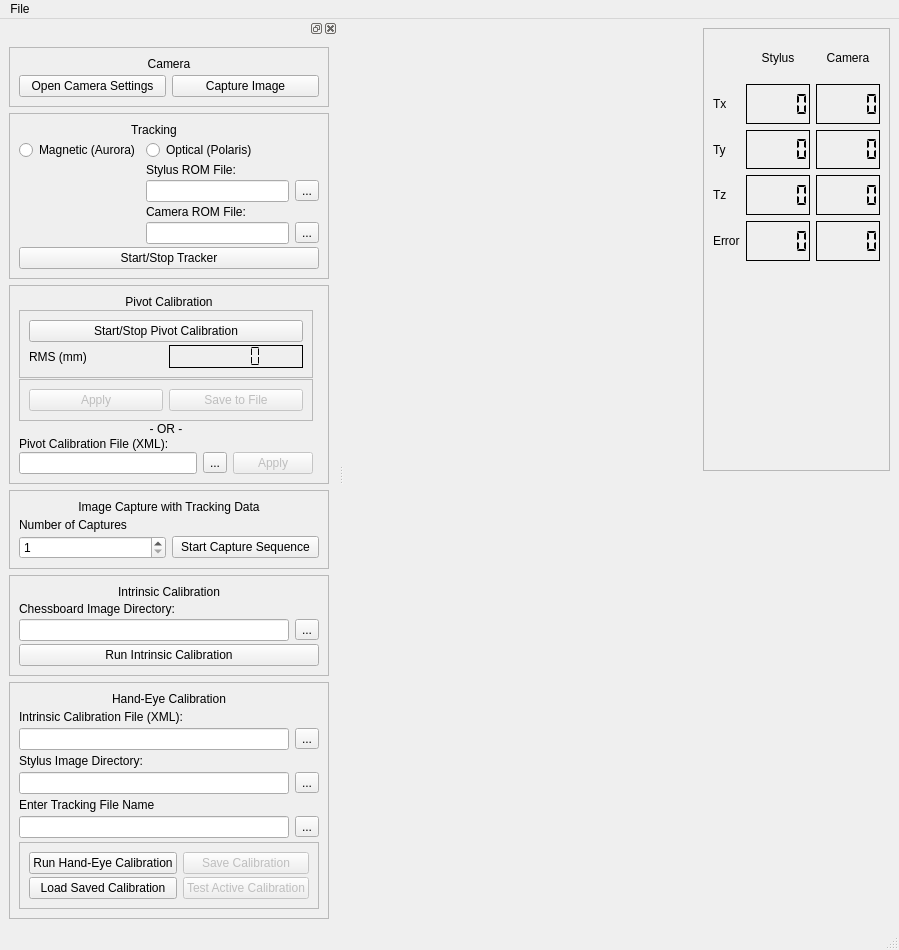
<?xml version="1.0" encoding="UTF-8"?>
<ui version="4.0">
 <class>MainWindow</class>
 <widget class="QMainWindow" name="MainWindow">
  <property name="geometry">
   <rect>
    <x>0</x>
    <y>0</y>
    <width>899</width>
    <height>931</height>
   </rect>
  </property>
  <property name="windowTitle">
   <string>MainWindow</string>
  </property>
  <widget class="QWidget" name="centralwidget">
   <property name="font">
    <font>
     <kerning>true</kerning>
    </font>
   </property>
   <property name="autoFillBackground">
    <bool>false</bool>
   </property>
   <layout class="QGridLayout" name="gridLayout_5">
    <item row="0" column="1">
     <widget class="QFrame" name="frame">
      <property name="sizePolicy">
       <sizepolicy hsizetype="Fixed" vsizetype="Preferred">
        <horstretch>0</horstretch>
        <verstretch>0</verstretch>
       </sizepolicy>
      </property>
      <property name="frameShape">
       <enum>QFrame::StyledPanel</enum>
      </property>
      <property name="frameShadow">
       <enum>QFrame::Raised</enum>
      </property>
      <layout class="QGridLayout" name="gridLayout_6">
       <item row="4" column="1">
        <widget class="QLCDNumber" name="styTy">
         <property name="autoFillBackground">
          <bool>true</bool>
         </property>
         <property name="frameShadow">
          <enum>QFrame::Plain</enum>
         </property>
         <property name="segmentStyle">
          <enum>QLCDNumber::Flat</enum>
         </property>
        </widget>
       </item>
       <item row="0" column="2">
        <widget class="QLabel" name="label_12">
         <property name="text">
          <string>Camera</string>
         </property>
         <property name="alignment">
          <set>Qt::AlignCenter</set>
         </property>
        </widget>
       </item>
       <item row="2" column="2">
        <widget class="QLCDNumber" name="camTx">
         <property name="autoFillBackground">
          <bool>true</bool>
         </property>
         <property name="frameShadow">
          <enum>QFrame::Plain</enum>
         </property>
         <property name="segmentStyle">
          <enum>QLCDNumber::Flat</enum>
         </property>
        </widget>
       </item>
       <item row="5" column="2">
        <widget class="QLCDNumber" name="camTz">
         <property name="autoFillBackground">
          <bool>true</bool>
         </property>
         <property name="frameShadow">
          <enum>QFrame::Plain</enum>
         </property>
         <property name="segmentStyle">
          <enum>QLCDNumber::Flat</enum>
         </property>
        </widget>
       </item>
       <item row="4" column="2">
        <widget class="QLCDNumber" name="camTy">
         <property name="autoFillBackground">
          <bool>true</bool>
         </property>
         <property name="frameShadow">
          <enum>QFrame::Plain</enum>
         </property>
         <property name="segmentStyle">
          <enum>QLCDNumber::Flat</enum>
         </property>
        </widget>
       </item>
       <item row="2" column="0">
        <widget class="QLabel" name="label_13">
         <property name="text">
          <string>Tx</string>
         </property>
        </widget>
       </item>
       <item row="5" column="0">
        <widget class="QLabel" name="label_15">
         <property name="text">
          <string>Tz</string>
         </property>
        </widget>
       </item>
       <item row="4" column="0">
        <widget class="QLabel" name="label_14">
         <property name="text">
          <string>Ty</string>
         </property>
        </widget>
       </item>
       <item row="2" column="1">
        <widget class="QLCDNumber" name="styTx">
         <property name="autoFillBackground">
          <bool>true</bool>
         </property>
         <property name="frameShadow">
          <enum>QFrame::Plain</enum>
         </property>
         <property name="segmentStyle">
          <enum>QLCDNumber::Flat</enum>
         </property>
        </widget>
       </item>
       <item row="5" column="1">
        <widget class="QLCDNumber" name="styTz">
         <property name="autoFillBackground">
          <bool>true</bool>
         </property>
         <property name="frameShadow">
          <enum>QFrame::Plain</enum>
         </property>
         <property name="segmentStyle">
          <enum>QLCDNumber::Flat</enum>
         </property>
        </widget>
       </item>
       <item row="0" column="1">
        <widget class="QLabel" name="label_11">
         <property name="text">
          <string>Stylus</string>
         </property>
         <property name="alignment">
          <set>Qt::AlignCenter</set>
         </property>
        </widget>
       </item>
       <item row="6" column="1">
        <widget class="QLCDNumber" name="styErr">
         <property name="autoFillBackground">
          <bool>true</bool>
         </property>
         <property name="frameShadow">
          <enum>QFrame::Plain</enum>
         </property>
         <property name="segmentStyle">
          <enum>QLCDNumber::Flat</enum>
         </property>
        </widget>
       </item>
       <item row="6" column="2">
        <widget class="QLCDNumber" name="camErr">
         <property name="autoFillBackground">
          <bool>true</bool>
         </property>
         <property name="frameShadow">
          <enum>QFrame::Plain</enum>
         </property>
         <property name="segmentStyle">
          <enum>QLCDNumber::Flat</enum>
         </property>
        </widget>
       </item>
       <item row="6" column="0">
        <widget class="QLabel" name="label_16">
         <property name="text">
          <string>Error</string>
         </property>
        </widget>
       </item>
       <item row="7" column="0" colspan="3">
        <spacer name="verticalSpacer_2">
         <property name="orientation">
          <enum>Qt::Vertical</enum>
         </property>
         <property name="sizeType">
          <enum>QSizePolicy::Minimum</enum>
         </property>
         <property name="sizeHint" stdset="0">
          <size>
           <width>20</width>
           <height>200</height>
          </size>
         </property>
        </spacer>
       </item>
      </layout>
     </widget>
    </item>
    <item row="0" column="0">
     <widget class="QWidget" name="trackerwidget" native="true">
      <layout class="QGridLayout" name="trackerGridLayout"/>
     </widget>
    </item>
    <item row="1" column="0" colspan="2">
     <widget class="QWidget" name="videowidget" native="true">
      <layout class="QGridLayout" name="videoGridLayout"/>
     </widget>
    </item>
   </layout>
  </widget>
  <widget class="QMenuBar" name="menubar">
   <property name="geometry">
    <rect>
     <x>0</x>
     <y>0</y>
     <width>899</width>
     <height>21</height>
    </rect>
   </property>
   <widget class="QMenu" name="menuFile">
    <property name="title">
     <string>File</string>
    </property>
    <addaction name="actionExit"/>
   </widget>
   <addaction name="menuFile"/>
  </widget>
  <widget class="QStatusBar" name="statusbar"/>
  <widget class="QDockWidget" name="dockWidget">
   <property name="focusPolicy">
    <enum>Qt::NoFocus</enum>
   </property>
   <attribute name="dockWidgetArea">
    <number>1</number>
   </attribute>
   <widget class="QWidget" name="dockWidgetContents">
    <layout class="QVBoxLayout" name="verticalLayout">
     <item>
      <widget class="QFrame" name="imgFrame">
       <property name="frameShape">
        <enum>QFrame::StyledPanel</enum>
       </property>
       <property name="frameShadow">
        <enum>QFrame::Plain</enum>
       </property>
       <layout class="QGridLayout" name="gridLayout_3">
        <property name="verticalSpacing">
         <number>4</number>
        </property>
        <item row="1" column="2">
         <widget class="QPushButton" name="imgCaptureButton">
          <property name="text">
           <string>Capture Image</string>
          </property>
         </widget>
        </item>
        <item row="1" column="1">
         <widget class="QPushButton" name="openCamSettingsButton">
          <property name="text">
           <string>Open Camera Settings</string>
          </property>
         </widget>
        </item>
        <item row="0" column="1" colspan="2">
         <widget class="QLabel" name="label_6">
          <property name="text">
           <string>Camera</string>
          </property>
          <property name="alignment">
           <set>Qt::AlignCenter</set>
          </property>
         </widget>
        </item>
       </layout>
      </widget>
     </item>
     <item>
      <widget class="QFrame" name="frame_2">
       <property name="frameShape">
        <enum>QFrame::StyledPanel</enum>
       </property>
       <property name="frameShadow">
        <enum>QFrame::Plain</enum>
       </property>
       <layout class="QGridLayout" name="gridLayout_7">
        <property name="verticalSpacing">
         <number>3</number>
        </property>
        <item row="6" column="0" colspan="3">
         <widget class="QPushButton" name="trackerToggle">
          <property name="text">
           <string>Start/Stop Tracker</string>
          </property>
          <property name="checkable">
           <bool>true</bool>
          </property>
         </widget>
        </item>
        <item row="1" column="1" colspan="2">
         <widget class="QRadioButton" name="optTrackerRadio">
          <property name="text">
           <string>Optical (Polaris)</string>
          </property>
         </widget>
        </item>
        <item row="3" column="1">
         <widget class="QLineEdit" name="styROMField"/>
        </item>
        <item row="0" column="0" colspan="2">
         <widget class="QLabel" name="label_8">
          <property name="text">
           <string>Tracking</string>
          </property>
          <property name="alignment">
           <set>Qt::AlignCenter</set>
          </property>
         </widget>
        </item>
        <item row="4" column="1">
         <widget class="QLabel" name="label_9">
          <property name="text">
           <string>Camera ROM File:</string>
          </property>
         </widget>
        </item>
        <item row="3" column="2">
         <widget class="QToolButton" name="browseStyROM">
          <property name="text">
           <string>...</string>
          </property>
         </widget>
        </item>
        <item row="2" column="1">
         <widget class="QLabel" name="label_4">
          <property name="text">
           <string>Stylus ROM File:</string>
          </property>
         </widget>
        </item>
        <item row="5" column="1">
         <widget class="QLineEdit" name="camROMField"/>
        </item>
        <item row="1" column="0">
         <widget class="QRadioButton" name="magTrackerRadio">
          <property name="text">
           <string>Magnetic (Aurora)</string>
          </property>
         </widget>
        </item>
        <item row="5" column="2">
         <widget class="QToolButton" name="browseCamROM">
          <property name="text">
           <string>...</string>
          </property>
         </widget>
        </item>
       </layout>
      </widget>
     </item>
     <item>
      <widget class="QFrame" name="pivotFrame">
       <property name="frameShape">
        <enum>QFrame::StyledPanel</enum>
       </property>
       <property name="frameShadow">
        <enum>QFrame::Plain</enum>
       </property>
       <layout class="QGridLayout" name="gridLayout">
        <property name="verticalSpacing">
         <number>1</number>
        </property>
        <item row="0" column="1" colspan="4">
         <widget class="QLabel" name="label_3">
          <property name="text">
           <string>Pivot Calibration</string>
          </property>
          <property name="alignment">
           <set>Qt::AlignCenter</set>
          </property>
         </widget>
        </item>
        <item row="15" column="2">
         <widget class="QToolButton" name="browsePivotCalButton">
          <property name="text">
           <string>...</string>
          </property>
         </widget>
        </item>
        <item row="13" column="1" colspan="4">
         <widget class="QLabel" name="label_20">
          <property name="text">
           <string>Pivot Calibration File (XML):</string>
          </property>
         </widget>
        </item>
        <item row="12" column="1" colspan="3">
         <widget class="QLabel" name="label_19">
          <property name="text">
           <string>- OR -</string>
          </property>
          <property name="alignment">
           <set>Qt::AlignCenter</set>
          </property>
         </widget>
        </item>
        <item row="15" column="1">
         <widget class="QLineEdit" name="findPivotCalField"/>
        </item>
        <item row="1" column="1" colspan="3">
         <widget class="QFrame" name="frame_6">
          <property name="frameShape">
           <enum>QFrame::StyledPanel</enum>
          </property>
          <property name="frameShadow">
           <enum>QFrame::Raised</enum>
          </property>
          <layout class="QGridLayout" name="gridLayout_10">
           <property name="verticalSpacing">
            <number>3</number>
           </property>
           <item row="1" column="0">
            <widget class="QLabel" name="label_5">
             <property name="text">
              <string>RMS (mm)</string>
             </property>
            </widget>
           </item>
           <item row="1" column="1">
            <widget class="QLCDNumber" name="pivotLcd">
             <property name="frameShadow">
              <enum>QFrame::Plain</enum>
             </property>
             <property name="segmentStyle">
              <enum>QLCDNumber::Flat</enum>
             </property>
            </widget>
           </item>
           <item row="0" column="0" colspan="2">
            <widget class="QPushButton" name="pivotToggle">
             <property name="enabled">
              <bool>true</bool>
             </property>
             <property name="text">
              <string>Start/Stop Pivot Calibration</string>
             </property>
             <property name="checkable">
              <bool>true</bool>
             </property>
            </widget>
           </item>
          </layout>
         </widget>
        </item>
        <item row="8" column="1" colspan="3">
         <widget class="QFrame" name="frame_5">
          <property name="frameShape">
           <enum>QFrame::StyledPanel</enum>
          </property>
          <property name="frameShadow">
           <enum>QFrame::Raised</enum>
          </property>
          <layout class="QGridLayout" name="gridLayout_9">
           <property name="verticalSpacing">
            <number>4</number>
           </property>
           <item row="0" column="1">
            <widget class="QPushButton" name="savePivotButton">
             <property name="enabled">
              <bool>false</bool>
             </property>
             <property name="text">
              <string>Save to File</string>
             </property>
            </widget>
           </item>
           <item row="0" column="0">
            <widget class="QPushButton" name="applyPivotButton">
             <property name="enabled">
              <bool>false</bool>
             </property>
             <property name="text">
              <string>Apply</string>
             </property>
            </widget>
           </item>
          </layout>
         </widget>
        </item>
        <item row="15" column="3">
         <widget class="QPushButton" name="applyPivotFileButton">
          <property name="enabled">
           <bool>false</bool>
          </property>
          <property name="text">
           <string>Apply</string>
          </property>
         </widget>
        </item>
       </layout>
      </widget>
     </item>
     <item>
      <widget class="QFrame" name="imgTrackingFrame">
       <property name="frameShape">
        <enum>QFrame::StyledPanel</enum>
       </property>
       <property name="frameShadow">
        <enum>QFrame::Plain</enum>
       </property>
       <layout class="QGridLayout" name="gridLayout_4">
        <property name="verticalSpacing">
         <number>4</number>
        </property>
        <item row="4" column="0">
         <widget class="QSpinBox" name="numCapturesBox">
          <property name="inputMethodHints">
           <set>Qt::ImhDigitsOnly</set>
          </property>
          <property name="minimum">
           <number>1</number>
          </property>
         </widget>
        </item>
        <item row="4" column="1">
         <widget class="QPushButton" name="startImgTrackerButton">
          <property name="inputMethodHints">
           <set>Qt::ImhMultiLine</set>
          </property>
          <property name="text">
           <string>Start Capture Sequence</string>
          </property>
         </widget>
        </item>
        <item row="0" column="0" colspan="2">
         <widget class="QLabel" name="label_7">
          <property name="text">
           <string>Image Capture with Tracking Data</string>
          </property>
          <property name="alignment">
           <set>Qt::AlignCenter</set>
          </property>
         </widget>
        </item>
        <item row="3" column="0">
         <widget class="QLabel" name="label_10">
          <property name="text">
           <string>Number of Captures</string>
          </property>
         </widget>
        </item>
       </layout>
      </widget>
     </item>
     <item>
      <widget class="QFrame" name="intFrame">
       <property name="frameShape">
        <enum>QFrame::StyledPanel</enum>
       </property>
       <property name="frameShadow">
        <enum>QFrame::Plain</enum>
       </property>
       <layout class="QGridLayout" name="gridLayout_2">
        <property name="verticalSpacing">
         <number>3</number>
        </property>
        <item row="2" column="0">
         <widget class="QLineEdit" name="findChessField"/>
        </item>
        <item row="3" column="0" colspan="2">
         <widget class="QPushButton" name="runIntButton">
          <property name="enabled">
           <bool>true</bool>
          </property>
          <property name="text">
           <string>Run Intrinsic Calibration</string>
          </property>
         </widget>
        </item>
        <item row="2" column="1">
         <widget class="QToolButton" name="browseChessButton">
          <property name="text">
           <string>...</string>
          </property>
         </widget>
        </item>
        <item row="0" column="0" colspan="2">
         <widget class="QLabel" name="distCalLabel">
          <property name="text">
           <string>Intrinsic Calibration</string>
          </property>
          <property name="alignment">
           <set>Qt::AlignCenter</set>
          </property>
         </widget>
        </item>
        <item row="1" column="0" colspan="2">
         <widget class="QLabel" name="findChessLabel">
          <property name="text">
           <string>Chessboard Image Directory:</string>
          </property>
         </widget>
        </item>
       </layout>
      </widget>
     </item>
     <item>
      <widget class="QFrame" name="frame_4">
       <property name="frameShape">
        <enum>QFrame::StyledPanel</enum>
       </property>
       <property name="frameShadow">
        <enum>QFrame::Plain</enum>
       </property>
       <layout class="QGridLayout" name="gridLayout_11">
        <property name="verticalSpacing">
         <number>4</number>
        </property>
        <item row="6" column="1">
         <widget class="QToolButton" name="browseHETrackingButton">
          <property name="text">
           <string>...</string>
          </property>
         </widget>
        </item>
        <item row="2" column="1">
         <widget class="QToolButton" name="browseIntCalButton">
          <property name="text">
           <string>...</string>
          </property>
         </widget>
        </item>
        <item row="1" column="0" colspan="2">
         <widget class="QLabel" name="label">
          <property name="text">
           <string>Intrinsic Calibration File (XML):</string>
          </property>
         </widget>
        </item>
        <item row="5" column="0" colspan="2">
         <widget class="QLabel" name="findHETrackingLabel">
          <property name="text">
           <string>Enter Tracking File Name</string>
          </property>
         </widget>
        </item>
        <item row="3" column="0" colspan="2">
         <widget class="QLabel" name="label_2">
          <property name="text">
           <string>Stylus Image Directory:</string>
          </property>
         </widget>
        </item>
        <item row="2" column="0">
         <widget class="QLineEdit" name="intCalField"/>
        </item>
        <item row="4" column="1">
         <widget class="QToolButton" name="browseHEImageButton">
          <property name="text">
           <string>...</string>
          </property>
         </widget>
        </item>
        <item row="4" column="0">
         <widget class="QLineEdit" name="findHEImageField"/>
        </item>
        <item row="6" column="0">
         <widget class="QLineEdit" name="findHETrackingField"/>
        </item>
        <item row="0" column="0" colspan="2">
         <widget class="QLabel" name="label_21">
          <property name="text">
           <string>Hand-Eye Calibration</string>
          </property>
          <property name="alignment">
           <set>Qt::AlignCenter</set>
          </property>
         </widget>
        </item>
        <item row="7" column="0" colspan="2">
         <widget class="QFrame" name="frame_3">
          <property name="frameShape">
           <enum>QFrame::StyledPanel</enum>
          </property>
          <property name="frameShadow">
           <enum>QFrame::Raised</enum>
          </property>
          <layout class="QGridLayout" name="gridLayout_8">
           <property name="verticalSpacing">
            <number>3</number>
           </property>
           <item row="0" column="0">
            <widget class="QPushButton" name="beginHEButton">
             <property name="enabled">
              <bool>true</bool>
             </property>
             <property name="text">
              <string>Run Hand-Eye Calibration</string>
             </property>
            </widget>
           </item>
           <item row="0" column="1">
            <widget class="QPushButton" name="saveHEButton">
             <property name="enabled">
              <bool>false</bool>
             </property>
             <property name="text">
              <string>Save Calibration</string>
             </property>
            </widget>
           </item>
           <item row="1" column="0">
            <widget class="QPushButton" name="loadHEButton">
             <property name="text">
              <string>Load Saved Calibration</string>
             </property>
            </widget>
           </item>
           <item row="1" column="1">
            <widget class="QPushButton" name="testHEToggle">
             <property name="enabled">
              <bool>false</bool>
             </property>
             <property name="text">
              <string>Test Active Calibration</string>
             </property>
             <property name="checkable">
              <bool>true</bool>
             </property>
            </widget>
           </item>
          </layout>
         </widget>
        </item>
       </layout>
      </widget>
     </item>
    </layout>
   </widget>
  </widget>
  <action name="actionExit">
   <property name="text">
    <string>Exit</string>
   </property>
   <property name="shortcut">
    <string>Ctrl+E</string>
   </property>
  </action>
  <zorder>dockWidget</zorder>
 </widget>
 <resources/>
 <connections/>
</ui>
